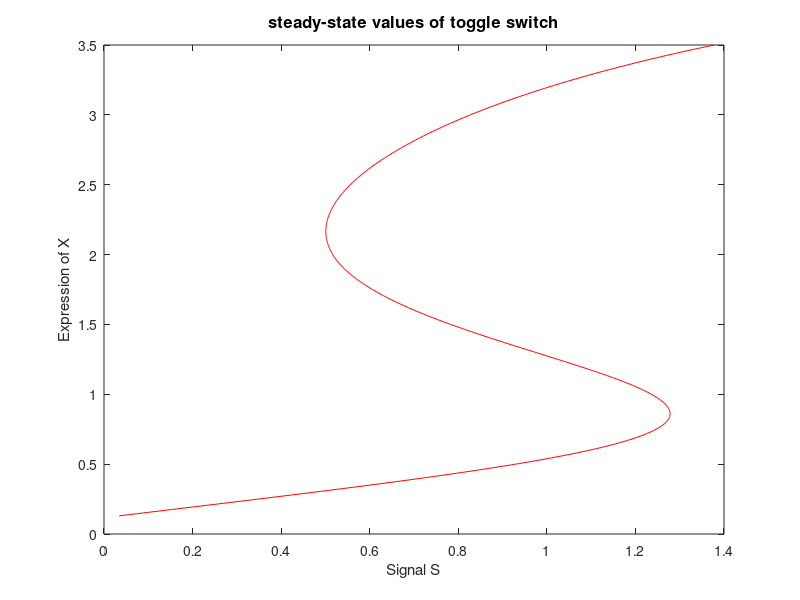

Reproduce this figure in MATLAB.
X = 0.13:0.005:3.5;
Z = 1./ (1 + (X./1.5).^2.7);
N = (Z./0.4).^2.7;
S = (X+X.*N-1.5)./(5-X);
plot(S,X,'r');
xlabel('Signal S')
ylabel('Expression of X')
title('steady-state values of toggle switch','FontSize',12)